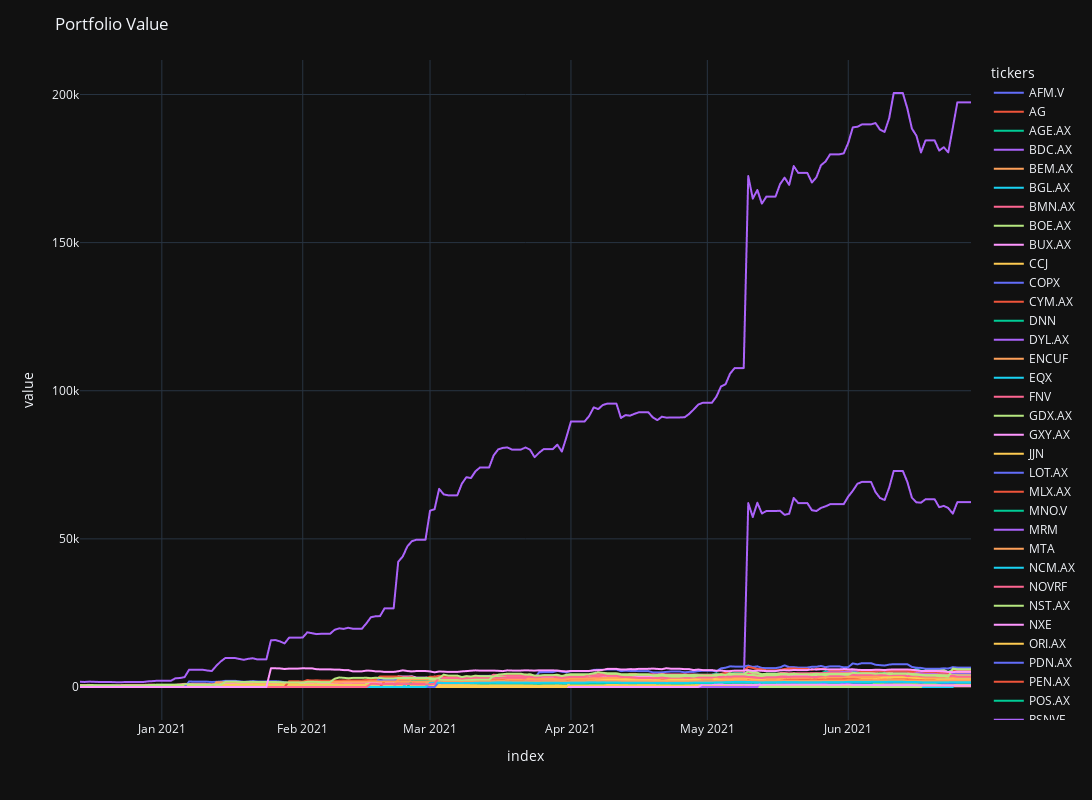

Notebook source saved alongside this figure:
### Code cell
import plotly.express as px

fig = px.line(portfolio, width=1600, height=800)
fig.update_layout(xaxis_rangeslider_visible=False,
                 title='Portfolio Value',
                 template='plotly_dark')
fig.show()

### Figure 1 — Plotly figure (JSON) as saved in the notebook; plotly's stock layout.template omitted (floating-point values rounded to 4 significant figures; data arrays with more than 128 entries replaced by an {"elided": "..."} marker saying what was removed)
{"data": [{"hovertemplate": "tickers=AFM.V<br>index=%{x}<br>value=%{y}<extra></extra>", "legendgroup": "AFM.V", "line": {"color": "#636efa", "dash": "solid"}, "mode": "lines", "name": "AFM.V", "showlegend": true, "type": "scattergl", "x": {"elided": "197 str values"}, "xaxis": "x", "y": {"elided": "197 float values"}, "yaxis": "y"}, {"hovertemplate": "tickers=AG<br>index=%{x}<br>value=%{y}<extra></extra>", "legendgroup": "AG", "line": {"color": "#EF553B", "dash": "solid"}, "mode": "lines", "name": "AG", "showlegend": true, "type": "scattergl", "x": {"elided": "197 str values"}, "xaxis": "x", "y": {"elided": "197 float values"}, "yaxis": "y"}, {"hovertemplate": "tickers=AGE.AX<br>index=%{x}<br>value=%{y}<extra></extra>", "legendgroup": "AGE.AX", "line": {"color": "#00cc96", "dash": "solid"}, "mode": "lines", "name": "AGE.AX", "showlegend": true, "type": "scattergl", "x": {"elided": "197 str values"}, "xaxis": "x", "y": {"elided": "197 float values"}, "yaxis": "y"}, {"hovertemplate": "tickers=BDC.AX<br>index=%{x}<br>value=%{y}<extra></extra>", "legendgroup": "BDC.AX", "line": {"color": "#ab63fa", "dash": "solid"}, "mode": "lines", "name": "BDC.AX", "showlegend": true, "type": "scattergl", "x": {"elided": "197 str values"}, "xaxis": "x", "y": {"elided": "197 float values"}, "yaxis": "y"}, {"hovertemplate": "tickers=BEM.AX<br>index=%{x}<br>value=%{y}<extra></extra>", "legendgroup": "BEM.AX", "line": {"color": "#FFA15A", "dash": "solid"}, "mode": "lines", "name": "BEM.AX", "showlegend": true, "type": "scattergl", "x": {"elided": "197 str values"}, "xaxis": "x", "y": {"elided": "197 float values"}, "yaxis": "y"}, {"hovertemplate": "tickers=BGL.AX<br>index=%{x}<br>value=%{y}<extra></extra>", "legendgroup": "BGL.AX", "line": {"color": "#19d3f3", "dash": "solid"}, "mode": "lines", "name": "BGL.AX", "showlegend": true, "type": "scattergl", "x": {"elided": "197 str values"}, "xaxis": "x", "y": {"elided": "197 float values"}, "yaxis": "y"}, {"hovertemplate": "tickers=BMN.AX<br>index=%{x}<br>value=%{y}<extra></extra>", "legendgroup": "BMN.AX", "line": {"color": "#FF6692", "dash": "solid"}, "mode": "lines", "name": "BMN.AX", "showlegend": true, "type": "scattergl", "x": {"elided": "197 str values"}, "xaxis": "x", "y": {"elided": "197 float values"}, "yaxis": "y"}, {"hovertemplate": "tickers=BOE.AX<br>index=%{x}<br>value=%{y}<extra></extra>", "legendgroup": "BOE.AX", "line": {"color": "#B6E880", "dash": "solid"}, "mode": "lines", "name": "BOE.AX", "showlegend": true, "type": "scattergl", "x": {"elided": "197 str values"}, "xaxis": "x", "y": {"elided": "197 float values"}, "yaxis": "y"}, {"hovertemplate": "tickers=BUX.AX<br>index=%{x}<br>value=%{y}<extra></extra>", "legendgroup": "BUX.AX", "line": {"color": "#FF97FF", "dash": "solid"}, "mode": "lines", "name": "BUX.AX", "showlegend": true, "type": "scattergl", "x": {"elided": "197 str values"}, "xaxis": "x", "y": {"elided": "197 float values"}, "yaxis": "y"}, {"hovertemplate": "tickers=CCJ<br>index=%{x}<br>value=%{y}<extra></extra>", "legendgroup": "CCJ", "line": {"color": "#FECB52", "dash": "solid"}, "mode": "lines", "name": "CCJ", "showlegend": true, "type": "scattergl", "x": {"elided": "197 str values"}, "xaxis": "x", "y": {"elided": "197 float values"}, "yaxis": "y"}, {"hovertemplate": "tickers=COPX<br>index=%{x}<br>value=%{y}<extra></extra>", "legendgroup": "COPX", "line": {"color": "#636efa", "dash": "solid"}, "mode": "lines", "name": "COPX", "showlegend": true, "type": "scattergl", "x": {"elided": "197 str values"}, "xaxis": "x", "y": {"elided": "197 float values"}, "yaxis": "y"}, {"hovertemplate": "tickers=CYM.AX<br>index=%{x}<br>value=%{y}<extra></extra>", "legendgroup": "CYM.AX", "line": {"color": "#EF553B", "dash": "solid"}, "mode": "lines", "name": "CYM.AX", "showlegend": true, "type": "scattergl", "x": {"elided": "197 str values"}, "xaxis": "x", "y": {"elided": "197 float values"}, "yaxis": "y"}, {"hovertemplate": "tickers=DNN<br>index=%{x}<br>value=%{y}<extra></extra>", "legendgroup": "DNN", "line": {"color": "#00cc96", "dash": "solid"}, "mode": "lines", "name": "DNN", "showlegend": true, "type": "scattergl", "x": {"elided": "197 str values"}, "xaxis": "x", "y": {"elided": "197 float values"}, "yaxis": "y"}, {"hovertemplate": "tickers=DYL.AX<br>index=%{x}<br>value=%{y}<extra></extra>", "legendgroup": "DYL.AX", "line": {"color": "#ab63fa", "dash": "solid"}, "mode": "lines", "name": "DYL.AX", "showlegend": true, "type": "scattergl", "x": {"elided": "197 str values"}, "xaxis": "x", "y": {"elided": "197 float values"}, "yaxis": "y"}, {"hovertemplate": "tickers=ENCUF<br>index=%{x}<br>value=%{y}<extra></extra>", "legendgroup": "ENCUF", "line": {"color": "#FFA15A", "dash": "solid"}, "mode": "lines", "name": "ENCUF", "showlegend": true, "type": "scattergl", "x": {"elided": "197 str values"}, "xaxis": "x", "y": {"elided": "197 float values"}, "yaxis": "y"}, {"hovertemplate": "tickers=EQX<br>index=%{x}<br>value=%{y}<extra></extra>", "legendgroup": "EQX", "line": {"color": "#19d3f3", "dash": "solid"}, "mode": "lines", "name": "EQX", "showlegend": true, "type": "scattergl", "x": {"elided": "197 str values"}, "xaxis": "x", "y": {"elided": "197 float values"}, "yaxis": "y"}, {"hovertemplate": "tickers=FNV<br>index=%{x}<br>value=%{y}<extra></extra>", "legendgroup": "FNV", "line": {"color": "#FF6692", "dash": "solid"}, "mode": "lines", "name": "FNV", "showlegend": true, "type": "scattergl", "x": {"elided": "197 str values"}, "xaxis": "x", "y": {"elided": "197 float values"}, "yaxis": "y"}, {"hovertemplate": "tickers=GDX.AX<br>index=%{x}<br>value=%{y}<extra></extra>", "legendgroup": "GDX.AX", "line": {"color": "#B6E880", "dash": "solid"}, "mode": "lines", "name": "GDX.AX", "showlegend": true, "type": "scattergl", "x": {"elided": "197 str values"}, "xaxis": "x", "y": {"elided": "197 float values"}, "yaxis": "y"}, {"hovertemplate": "tickers=GXY.AX<br>index=%{x}<br>value=%{y}<extra></extra>", "legendgroup": "GXY.AX", "line": {"color": "#FF97FF", "dash": "solid"}, "mode": "lines", "name": "GXY.AX", "showlegend": true, "type": "scattergl", "x": {"elided": "197 str values"}, "xaxis": "x", "y": {"elided": "197 float values"}, "yaxis": "y"}, {"hovertemplate": "tickers=JJN<br>index=%{x}<br>value=%{y}<extra></extra>", "legendgroup": "JJN", "line": {"color": "#FECB52", "dash": "solid"}, "mode": "lines", "name": "JJN", "showlegend": true, "type": "scattergl", "x": {"elided": "197 str values"}, "xaxis": "x", "y": {"elided": "197 float values"}, "yaxis": "y"}, {"hovertemplate": "tickers=LOT.AX<br>index=%{x}<br>value=%{y}<extra></extra>", "legendgroup": "LOT.AX", "line": {"color": "#636efa", "dash": "solid"}, "mode": "lines", "name": "LOT.AX", "showlegend": true, "type": "scattergl", "x": {"elided": "197 str values"}, "xaxis": "x", "y": {"elided": "197 float values"}, "yaxis": "y"}, {"hovertemplate": "tickers=MLX.AX<br>index=%{x}<br>value=%{y}<extra></extra>", "legendgroup": "MLX.AX", "line": {"color": "#EF553B", "dash": "solid"}, "mode": "lines", "name": "MLX.AX", "showlegend": true, "type": "scattergl", "x": {"elided": "197 str values"}, "xaxis": "x", "y": {"elided": "197 float values"}, "yaxis": "y"}, {"hovertemplate": "tickers=MNO.V<br>index=%{x}<br>value=%{y}<extra></extra>", "legendgroup": "MNO.V", "line": {"color": "#00cc96", "dash": "solid"}, "mode": "lines", "name": "MNO.V", "showlegend": true, "type": "scattergl", "x": {"elided": "197 str values"}, "xaxis": "x", "y": {"elided": "197 float values"}, "yaxis": "y"}, {"hovertemplate": "tickers=MRM<br>index=%{x}<br>value=%{y}<extra></extra>", "legendgroup": "MRM", "line": {"color": "#ab63fa", "dash": "solid"}, "mode": "lines", "name": "MRM", "showlegend": true, "type": "scattergl", "x": {"elided": "197 str values"}, "xaxis": "x", "y": {"elided": "197 float values"}, "yaxis": "y"}, {"hovertemplate": "tickers=MTA<br>index=%{x}<br>value=%{y}<extra></extra>", "legendgroup": "MTA", "line": {"color": "#FFA15A", "dash": "solid"}, "mode": "lines", "name": "MTA", "showlegend": true, "type": "scattergl", "x": {"elided": "197 str values"}, "xaxis": "x", "y": {"elided": "197 float values"}, "yaxis": "y"}, {"hovertemplate": "tickers=NCM.AX<br>index=%{x}<br>value=%{y}<extra></extra>", "legendgroup": "NCM.AX", "line": {"color": "#19d3f3", "dash": "solid"}, "mode": "lines", "name": "NCM.AX", "showlegend": true, "type": "scattergl", "x": {"elided": "197 str values"}, "xaxis": "x", "y": {"elided": "197 float values"}, "yaxis": "y"}, {"hovertemplate": "tickers=NOVRF<br>index=%{x}<br>value=%{y}<extra></extra>", "legendgroup": "NOVRF", "line": {"color": "#FF6692", "dash": "solid"}, "mode": "lines", "name": "NOVRF", "showlegend": true, "type": "scattergl", "x": {"elided": "197 str values"}, "xaxis": "x", "y": {"elided": "197 float values"}, "yaxis": "y"}, {"hovertemplate": "tickers=NST.AX<br>index=%{x}<br>value=%{y}<extra></extra>", "legendgroup": "NST.AX", "line": {"color": "#B6E880", "dash": "solid"}, "mode": "lines", "name": "NST.AX", "showlegend": true, "type": "scattergl", "x": {"elided": "197 str values"}, "xaxis": "x", "y": {"elided": "197 float values"}, "yaxis": "y"}, {"hovertemplate": "tickers=NXE<br>index=%{x}<br>value=%{y}<extra></extra>", "legendgroup": "NXE", "line": {"color": "#FF97FF", "dash": "solid"}, "mode": "lines", "name": "NXE", "showlegend": true, "type": "scattergl", "x": {"elided": "197 str values"}, "xaxis": "x", "y": {"elided": "197 float values"}, "yaxis": "y"}, {"hovertemplate": "tickers=ORI.AX<br>index=%{x}<br>value=%{y}<extra></extra>", "legendgroup": "ORI.AX", "line": {"color": "#FECB52", "dash": "solid"}, "mode": "lines", "name": "ORI.AX", "showlegend": true, "type": "scattergl", "x": {"elided": "197 str values"}, "xaxis": "x", "y": {"elided": "197 float values"}, "yaxis": "y"}, {"hovertemplate": "tickers=PDN.AX<br>index=%{x}<br>value=%{y}<extra></extra>", "legendgroup": "PDN.AX", "line": {"color": "#636efa", "dash": "solid"}, "mode": "lines", "name": "PDN.AX", "showlegend": true, "type": "scattergl", "x": {"elided": "197 str values"}, "xaxis": "x", "y": {"elided": "197 float values"}, "yaxis": "y"}, {"hovertemplate": "tickers=PEN.AX<br>index=%{x}<br>value=%{y}<extra></extra>", "legendgroup": "PEN.AX", "line": {"color": "#EF553B", "dash": "solid"}, "mode": "lines", "name": "PEN.AX", "showlegend": true, "type": "scattergl", "x": {"elided": "197 str values"}, "xaxis": "x", "y": {"elided": "197 float values"}, "yaxis": "y"}, {"hovertemplate": "tickers=POS.AX<br>index=%{x}<br>value=%{y}<extra></extra>", "legendgroup": "POS.AX", "line": {"color": "#00cc96", "dash": "solid"}, "mode": "lines", "name": "POS.AX", "showlegend": true, "type": "scattergl", "x": {"elided": "197 str values"}, "xaxis": "x", "y": {"elided": "197 float values"}, "yaxis": "y"}, {"hovertemplate": "tickers=RSNVF<br>index=%{x}<br>value=%{y}<extra></extra>", "legendgroup": "RSNVF", "line": {"color": "#ab63fa", "dash": "solid"}, "mode": "lines", "name": "RSNVF", "showlegend": true, "type": "scattergl", "x": {"elided": "197 str values"}, "xaxis": "x", "y": {"elided": "197 float values"}, "yaxis": "y"}, {"hovertemplate": "tickers=SAND<br>index=%{x}<br>value=%{y}<extra></extra>", "legendgroup": "SAND", "line": {"color": "#FFA15A", "dash": "solid"}, "mode": "lines", "name": "SAND", "showlegend": true, "type": "scattergl", "x": {"elided": "197 str values"}, "xaxis": "x", "y": {"elided": "197 float values"}, "yaxis": "y"}, {"hovertemplate": "tickers=SFR.AX<br>index=%{x}<br>value=%{y}<extra></extra>", "legendgroup": "SFR.AX", "line": {"color": "#19d3f3", "dash": "solid"}, "mode": "lines", "name": "SFR.AX", "showlegend": true, "type": "scattergl", "x": {"elided": "197 str values"}, "xaxis": "x", "y": {"elided": "197 float values"}, "yaxis": "y"}, {"hovertemplate": "tickers=SILJ<br>index=%{x}<br>value=%{y}<extra></extra>", "legendgroup": "SILJ", "line": {"color": "#FF6692", "dash": "solid"}, "mode": "lines", "name": "SILJ", "showlegend": true, "type": "scattergl", "x": {"elided": "197 str values"}, "xaxis": "x", "y": {"elided": "197 float values"}, "yaxis": "y"}, {"hovertemplate": "tickers=SILV<br>index=%{x}<br>value=%{y}<extra></extra>", "legendgroup": "SILV", "line": {"color": "#B6E880", "dash": "solid"}, "mode": "lines", "name": "SILV", "showlegend": true, "type": "scattergl", "x": {"elided": "197 str values"}, "xaxis": "x", "y": {"elided": "197 float values"}, "yaxis": "y"}, {"hovertemplate": "tickers=SRN.AX<br>index=%{x}<br>value=%{y}<extra></extra>", "legendgroup": "SRN.AX", "line": {"color": "#FF97FF", "dash": "solid"}, "mode": "lines", "name": "SRN.AX", "showlegend": true, "type": "scattergl", "x": {"elided": "197 str values"}, "xaxis": "x", "y": {"elided": "197 float values"}, "yaxis": "y"}, {"hovertemplate": "tickers=SRZ.AX<br>index=%{x}<br>value=%{y}<extra></extra>", "legendgroup": "SRZ.AX", "line": {"color": "#FECB52", "dash": "solid"}, "mode": "lines", "name": "SRZ.AX", "showlegend": true, "type": "scattergl", "x": {"elided": "197 str values"}, "xaxis": "x", "y": {"elided": "197 float values"}, "yaxis": "y"}, {"hovertemplate": "tickers=SUP.AX<br>index=%{x}<br>value=%{y}<extra></extra>", "legendgroup": "SUP.AX", "line": {"color": "#636efa", "dash": "solid"}, "mode": "lines", "name": "SUP.AX", "showlegend": true, "type": "scattergl", "x": {"elided": "197 str values"}, "xaxis": "x", "y": {"elided": "197 float values"}, "yaxis": "y"}, {"hovertemplate": "tickers=SVL.AX<br>index=%{x}<br>value=%{y}<extra></extra>", "legendgroup": "SVL.AX", "line": {"color": "#EF553B", "dash": "solid"}, "mode": "lines", "name": "SVL.AX", "showlegend": true, "type": "scattergl", "x": {"elided": "197 str values"}, "xaxis": "x", "y": {"elided": "197 float values"}, "yaxis": "y"}, {"hovertemplate": "tickers=TMZ.AX<br>index=%{x}<br>value=%{y}<extra></extra>", "legendgroup": "TMZ.AX", "line": {"color": "#00cc96", "dash": "solid"}, "mode": "lines", "name": "TMZ.AX", "showlegend": true, "type": "scattergl", "x": {"elided": "197 str values"}, "xaxis": "x", "y": {"elided": "197 float values"}, "yaxis": "y"}, {"hovertemplate": "tickers=Total<br>index=%{x}<br>value=%{y}<extra></extra>", "legendgroup": "Total", "line": {"color": "#ab63fa", "dash": "solid"}, "mode": "lines", "name": "Total", "showlegend": true, "type": "scattergl", "x": {"elided": "197 str values"}, "xaxis": "x", "y": {"elided": "197 float values"}, "yaxis": "y"}, {"hovertemplate": "tickers=URA<br>index=%{x}<br>value=%{y}<extra></extra>", "legendgroup": "URA", "line": {"color": "#FFA15A", "dash": "solid"}, "mode": "lines", "name": "URA", "showlegend": true, "type": "scattergl", "x": {"elided": "197 str values"}, "xaxis": "x", "y": {"elided": "197 float values"}, "yaxis": "y"}, {"hovertemplate": "tickers=URNM<br>index=%{x}<br>value=%{y}<extra></extra>", "legendgroup": "URNM", "line": {"color": "#19d3f3", "dash": "solid"}, "mode": "lines", "name": "URNM", "showlegend": true, "type": "scattergl", "x": {"elided": "197 str values"}, "xaxis": "x", "y": {"elided": "197 float values"}, "yaxis": "y"}, {"hovertemplate": "tickers=UUUU<br>index=%{x}<br>value=%{y}<extra></extra>", "legendgroup": "UUUU", "line": {"color": "#FF6692", "dash": "solid"}, "mode": "lines", "name": "UUUU", "showlegend": true, "type": "scattergl", "x": {"elided": "197 str values"}, "xaxis": "x", "y": {"elided": "197 float values"}, "yaxis": "y"}, {"hovertemplate": "tickers=VMY.AX<br>index=%{x}<br>value=%{y}<extra></extra>", "legendgroup": "VMY.AX", "line": {"color": "#B6E880", "dash": "solid"}, "mode": "lines", "name": "VMY.AX", "showlegend": true, "type": "scattergl", "x": {"elided": "197 str values"}, "xaxis": "x", "y": {"elided": "197 float values"}, "yaxis": "y"}, {"hovertemplate": "tickers=WGX.AX<br>index=%{x}<br>value=%{y}<extra></extra>", "legendgroup": "WGX.AX", "line": {"color": "#FF97FF", "dash": "solid"}, "mode": "lines", "name": "WGX.AX", "showlegend": true, "type": "scattergl", "x": {"elided": "197 str values"}, "xaxis": "x", "y": {"elided": "197 float values"}, "yaxis": "y"}], "layout": {"height": 800, "legend": {"title": {"text": "tickers"}, "tracegroupgap": 0}, "margin": {"t": 60}, "title": {"text": "Portfolio Value"}, "width": 1600, "xaxis": {"anchor": "y", "autorange": true, "domain": [0, 1], "range": ["2020-12-14", "2021-06-28"], "rangeslider": {"visible": false, "yaxis": {}}, "title": {"text": "index"}, "type": "date"}, "yaxis": {"anchor": "x", "autorange": true, "domain": [0, 1], "range": [-11140.0, 211600.0], "title": {"text": "value"}, "type": "linear"}}}
